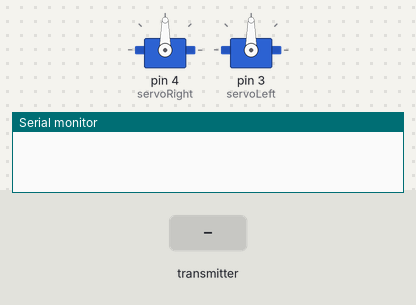
Bench run of a sketch on a simulated Arduino Uno, built with avr-gcc and run on an emulated ATmega328P. Parts: 2 × servo, the last lines printed to the serial monitor. The inputs (shaded band) are chosen by the test bench. No radio packets arrive unless stated.

Above: at 1.2 s.
1.3 s: the transmitter starts sending joyLeftX = 0
At 1.6 s:
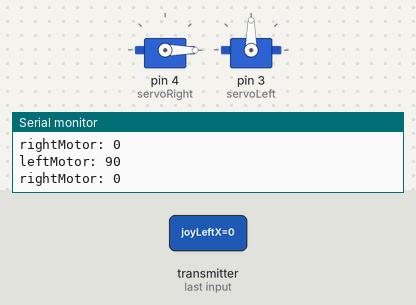
2.8 s: the transmitter starts sending joyLeftY = 256
At 4.0 s:
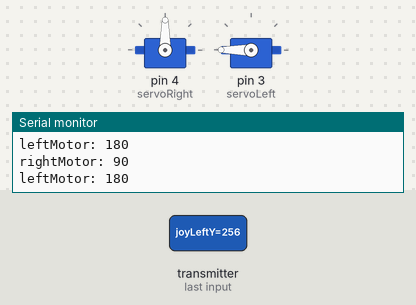
4.3 s: the transmitter starts sending joyRightX = 512
At 5.5 s:
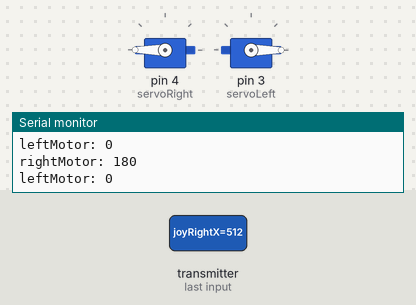
5.8 s: the transmitter starts sending joyLeftY = 512
At 6.3 s:
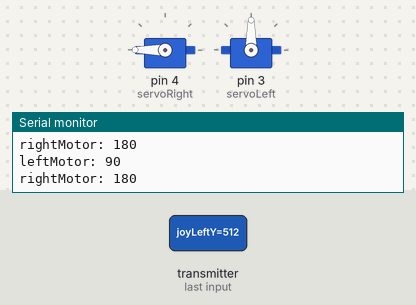
Timing chart, 0 to 8.3 s (numbered marks = the images above; inputs shaded):
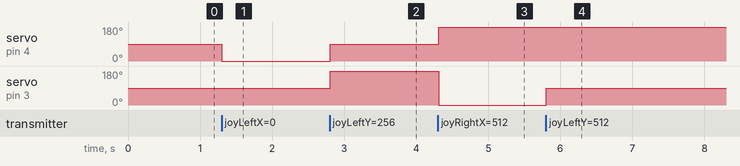

Measured:
- after the input at 1.3 s, servo on pin 4 (servoRight): 90° → 0° at once
- after the input at 2.8 s, servo on pin 4 (servoRight): 0° → 90° at once; servo on pin 3 (servoLeft): 90° → 180° at once
- after the input at 4.3 s, servo on pin 4 (servoRight): 90° → 180° at once; servo on pin 3 (servoLeft): 180° → 0° at once
- after the input at 5.8 s, servo on pin 3 (servoLeft): 0° → 90° at once

The sketch:

receiver.ino
```cpp
#include <SPI.h>
#include <nRF24L01.h>
#include <RF24.h>
#include <Servo.h>
#include <math.h>


RF24 radio(7, 8); // CE, CSN
const byte address[6] = "00001";

struct SendData
{
  int joyLeftX; // right joystick X
  int joyLeftY; // right joystick Y
  int joyRightX; // left joystick X
  int joyRightY; // left joystick Y
  int toggleLeft; // toggle left
  int toggleRight; // toggle right
  bool switchLeft; // switch left
  bool switchRight; // switch rigth
};
SendData data;

Servo servoRight;
Servo servoLeft;

void setup() {
  Serial.begin(9600);

  servoRight.attach(4,1000,2000);
  servoLeft.attach(3,1000,2000);

  radio.begin();
  radio.openReadingPipe(0, address);
  radio.setPALevel(RF24_PA_MIN);
  radio.startListening();
}


void loop() {
  if (radio.available()) {
    radio.read(&data, sizeof(SendData));
    /*Serial.print("data.joyRightX: ") ;
    Serial.println(data.joyRightX);
    Serial.print("data.joyRightY: ") ;
    Serial.println(data.joyRightY);
    Serial.print("data.joyLeftX: ") ;
    Serial.println(data.joyLeftX);
    Serial.print("data.joyLeftY: ") ;
    Serial.println(data.joyLeftY);
    Serial.print("data.switchLeft: ") ;
    Serial.println(data.switchLeft);
    Serial.print("data.switchRight: ") ;
    Serial.println(data.switchRight);
    Serial.print("data.toggleLeft: ") ;
    Serial.println(data.toggleLeft);
    Serial.print("data.toggleRight: ") ;
    Serial.println(data.toggleRight);
    Serial.println();
*/
    Serial.println();

    int limitToggleUp = 180;
    int limitToggleDown = 0;
    if( data.switchLeft )
    {
      limitToggleUp = 140;
      limitToggleDown = 40;
    }
    int joyLeftY = map(data.joyLeftY, 0, 255, limitToggleDown, limitToggleUp);
    int joyRightX = 90-map(data.joyRightX, 0, 255, limitToggleDown, limitToggleUp);


    int leftMotor = constrain(joyLeftY + joyRightX,0,180);
    Serial.print("leftMotor: ");
    Serial.println(leftMotor);
    int rightMotor = constrain(joyLeftY - joyRightX,0,180);
    Serial.print("rightMotor: ");
    Serial.println(rightMotor);


    //servoRight.write( rightMotor );
    //servoLeft.write( leftMotor );

    servoRight.writeMicroseconds( map(rightMotor,0,180,1000,2000 ) );
    servoLeft.writeMicroseconds( map(leftMotor,0,180,1000,2000) );

    delay(10);
  }
}
```
